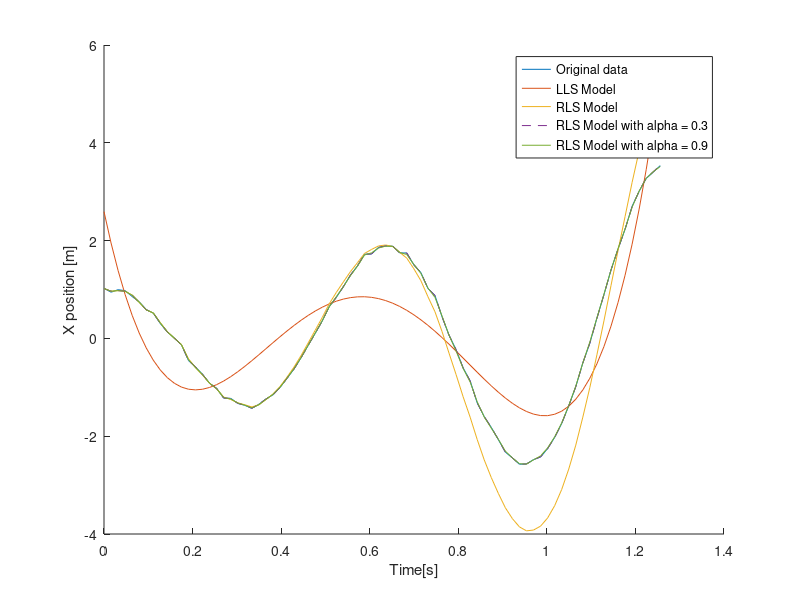
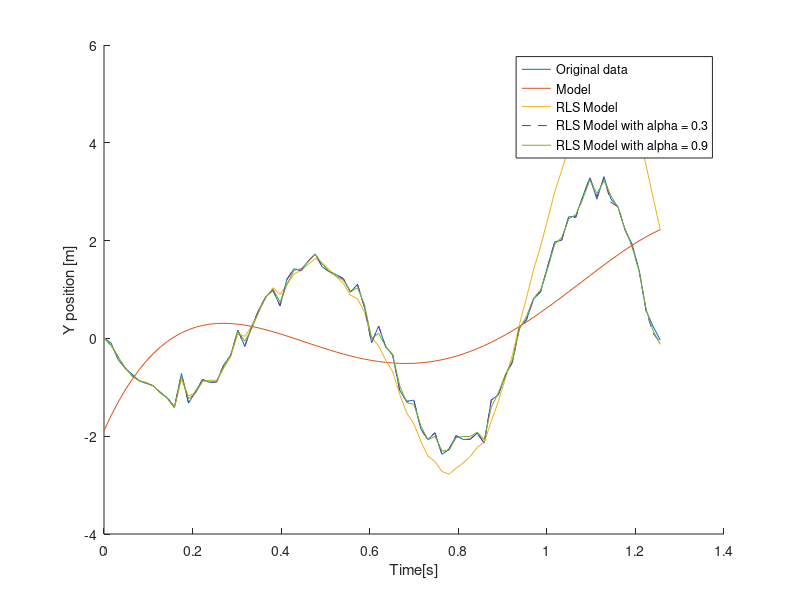
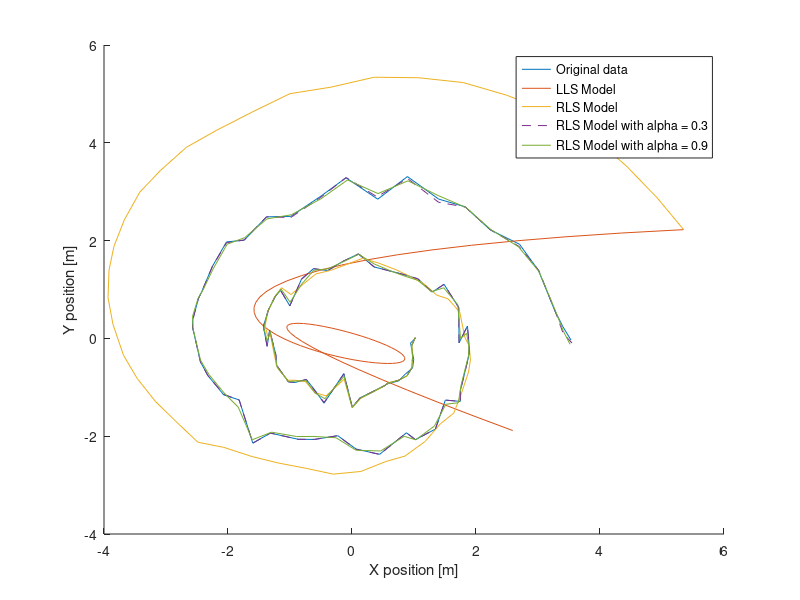

These figures' MATLAB source, in order: (Note: this script raises an error after producing the figures.)

% ---------------  Question 1a ---------------------------
load('exercise8_data.mat');

% Time vector

time = 0;
for n = 1:80
    time(n) = (n-1)*0.0159;
end

time = time';

% Position vectors

X = XYm(:,1);

Y = XYm(:,2);

% LLS estimator

t2=time.^2;
t3=time.^3;
t4=time.^4; 

phi = [ones(80,1), time ,t2 ,t3 ,t4];

% LLS For X

thetax = inv(phi'*phi)*phi'*X;

xmodel = (thetax(1) + time*thetax(2) + t2*thetax(3) + t3*thetax(4) +t4*thetax(5));



% LLS For Y

thetay = inv(phi'*phi)*phi'*Y;

ymodel = (thetay(1) + time*thetay(2) + t2*thetay(3) + t3*thetay(4) +t4*thetay(5));


% ----------------  Question 1b  --------------------

% Recursive Least Squares for X dimension
Qn = phi(1:8,:)'*phi(1:8,:); % Initial value for phi

phiprevious_X = phi(1:8,:); % Initial value for phi

theta_previous_X = inv(phiprevious_X'*phiprevious_X)*phiprevious_X'*X(1:8); % Initial value for theta

X_LLS = (theta_previous_X(1) + time(1:8)*theta_previous_X(2) + t2(1:8)*theta_previous_X(3) + t3(1:8)*theta_previous_X(4) +t4(1:8)*theta_previous_X(5));

for i = 9:80
    Qn_1 = Qn + phi(i,:)'*phi(i,:); % Compute new Q value
    Qn = Qn_1;
    thetanew_X = theta_previous_X+inv(Qn_1)*phi(i,:)'*(X(i)-phi(i,:)*theta_previous_X); % New theta value
    theta_previous_X = thetanew_X; 
    X_RLS_alpha(i) = (thetanew_X(1) + time(i)*thetanew_X(2) + t2(i)*thetanew_X(3) + t3(i)*thetanew_X(4) +t4(i)*thetanew_X(5)); % Calculating X value recursively
end

X_estimated = [X_LLS',X_RLS_alpha(9:80)];


% Recursive Least Squares for Y dimension
Qn = phi(1:8,:)'*phi(1:8,:); % Initial value for phi

phiprevious_Y = phi(1:8,:); % Initial value for phi

theta_previous_Y = inv(phiprevious_Y'*phiprevious_Y)*phiprevious_Y'*Y(1:8); % Initial value for theta

Y_LLS = (theta_previous_Y(1) + time(1:8)*theta_previous_Y(2) + t2(1:8)*theta_previous_Y(3) + t3(1:8)*theta_previous_Y(4) +t4(1:8)*theta_previous_Y(5));

for i = 9:80
    Qn_1 = Qn + phi(i,:)'*phi(i,:); % Compute new Q value
    Qn = Qn_1;
    thetanew_Y = theta_previous_Y+inv(Qn_1)*phi(i,:)'*(Y(i)-phi(i,:)*theta_previous_Y); % New theta value
    theta_previous_Y = thetanew_Y; 
    Y_RLS_alpha(i) = (thetanew_Y(1) + time(i)*thetanew_Y(2) + t2(i)*thetanew_Y(3) + t3(i)*thetanew_Y(4) +t4(i)*thetanew_Y(5)); % Calculating X value recursively
end

Y_estimated = [Y_LLS',Y_RLS_alpha(9:80)];

% ----------------  Question 1c  --------------------

% Using alpha = 0.3

% Recursive Least Squares for X dimension
Qn = phi(1:8,:)'*phi(1:8,:); % Initial value for phi

phiprevious_X = phi(1:8,:); % Initial value for phi

theta_previous_X = inv(phiprevious_X'*phiprevious_X)*phiprevious_X'*X(1:8); % Initial value for theta

X_LLS = (theta_previous_X(1) + time(1:8)*theta_previous_X(2) + t2(1:8)*theta_previous_X(3) + t3(1:8)*theta_previous_X(4) +t4(1:8)*theta_previous_X(5));

for i = 9:80
    Qn_1 = 0.3*Qn + phi(i,:)'*phi(i,:); % Compute new Q value
    Qn = Qn_1;
    thetanew_X = theta_previous_X+inv(Qn_1)*phi(i,:)'*(X(i)-phi(i,:)*theta_previous_X); % New theta value
    theta_previous_X = thetanew_X; 
    X_RLS_alpha(i) = (thetanew_X(1) + time(i)*thetanew_X(2) + t2(i)*thetanew_X(3) + t3(i)*thetanew_X(4) +t4(i)*thetanew_X(5)); % Calculating X value recursively
end

X_estimated_alpha1 = [X_LLS',X_RLS_alpha(9:80)];


% Recursive Least Squares for Y dimension
Qn = phi(1:8,:)'*phi(1:8,:); % Initial value for phi

phiprevious_Y = phi(1:8,:); % Initial value for phi

theta_previous_Y = inv(phiprevious_Y'*phiprevious_Y)*phiprevious_Y'*Y(1:8); % Initial value for theta

Y_LLS = (theta_previous_Y(1) + time(1:8)*theta_previous_Y(2) + t2(1:8)*theta_previous_Y(3) + t3(1:8)*theta_previous_Y(4) +t4(1:8)*theta_previous_Y(5));

for i = 9:80
    Qn_1 = 0.3*Qn + phi(i,:)'*phi(i,:); % Compute new Q value
    Qn = Qn_1;
    thetanew_Y = theta_previous_Y+inv(Qn_1)*phi(i,:)'*(Y(i)-phi(i,:)*theta_previous_Y); % New theta value
    theta_previous_Y = thetanew_Y; 
    Y_RLS_alpha(i) = (thetanew_Y(1) + time(i)*thetanew_Y(2) + t2(i)*thetanew_Y(3) + t3(i)*thetanew_Y(4) +t4(i)*thetanew_Y(5)); % Calculating X value recursively
end

Y_estimated_alpha1 = [Y_LLS',Y_RLS_alpha(9:80)];
% Using alpha = 0.9

% Recursive Least Squares for X dimension
Qn = phi(1:8,:)'*phi(1:8,:); % Initial value for phi

phiprevious_X = phi(1:8,:); % Initial value for phi

theta_previous_X = inv(phiprevious_X'*phiprevious_X)*phiprevious_X'*X(1:8); % Initial value for theta

X_LLS = (theta_previous_X(1) + time(1:8)*theta_previous_X(2) + t2(1:8)*theta_previous_X(3) + t3(1:8)*theta_previous_X(4) +t4(1:8)*theta_previous_X(5));

for i = 9:80
    Qn_1 = 0.7*Qn + phi(i,:)'*phi(i,:); % Compute new Q value
    Qn = Qn_1;
    thetanew_X = theta_previous_X+inv(Qn_1)*phi(i,:)'*(X(i)-phi(i,:)*theta_previous_X); % New theta value
    theta_previous_X = thetanew_X; 
    X_RLS_alpha(i) = (thetanew_X(1) + time(i)*thetanew_X(2) + t2(i)*thetanew_X(3) + t3(i)*thetanew_X(4) +t4(i)*thetanew_X(5)); % Calculating X value recursively
end

X_estimated_alpha2 = [X_LLS',X_RLS_alpha(9:80)];


% Recursive Least Squares for Y dimension
Qn = phi(1:8,:)'*phi(1:8,:); % Initial value for phi

phiprevious_Y = phi(1:8,:); % Initial value for phi

theta_previous_Y = inv(phiprevious_Y'*phiprevious_Y)*phiprevious_Y'*Y(1:8); % Initial value for theta

Y_LLS = (theta_previous_Y(1) + time(1:8)*theta_previous_Y(2) + t2(1:8)*theta_previous_Y(3) + t3(1:8)*theta_previous_Y(4) +t4(1:8)*theta_previous_Y(5));

for i = 9:80
    Qn_1 = 0.7*Qn + phi(i,:)'*phi(i,:); % Compute new Q value
    Qn = Qn_1;
    thetanew_Y = theta_previous_Y+inv(Qn_1)*phi(i,:)'*(Y(i)-phi(i,:)*theta_previous_Y); % New theta value
    theta_previous_Y = thetanew_Y; 
    Y_RLS_alpha(i) = (thetanew_Y(1) + time(i)*thetanew_Y(2) + t2(i)*thetanew_Y(3) + t3(i)*thetanew_Y(4) +t4(i)*thetanew_Y(5)); % Calculating X value recursively
end

Y_estimated_alpha2 = [Y_LLS',Y_RLS_alpha(9:80)];


% ----------------  Question 1d  --------------------
% Recursive Least Squares for Y dimension
Qn = phi(1:8,:)'*phi(1:8,:); % Initial value for phi

phiprevious_Y = phi(1:8,:); % Initial value for phi

theta_previous_Y = inv(phiprevious_Y'*phiprevious_Y)*phiprevious_Y'*Y(1:8); % Initial value for theta

Y_LLS = (theta_previous_Y(1) + time(1:8)*theta_previous_Y(2) + t2(1:8)*theta_previous_Y(3) + t3(1:8)*theta_previous_Y(4) +t4(1:8)*theta_previous_Y(5));

for i = 9:79
 %    Y_RLS_next(i) = phi(1:8)'*theta_previous_Y'
   Y_RLS_next(i) = (theta_previous_Y(1) + time(i+1)*theta_previous_Y(2) + t2(i+1)*theta_previous_Y(3) + t3(i+1)*theta_previous_Y(4) +t4(i+1)*theta_previous_Y(5)); % Calculating X value recursively

    Qn_1 = 0.3*Qn + phi(i,:)'*phi(i,:); % Compute new Q value
    Qn = Qn_1;
    thetanew_Y = theta_previous_Y+inv(Qn_1)*phi(i,:)'*(Y_RLS_next(i)-phi(i,:)*theta_previous_Y); % New theta value
    theta_previous_Y = thetanew_Y; 
end

Y_estimated_nextstep = [Y_LLS',Y_RLS_next(9:79)];



figure
hold on 
plot(time,X);
plot(time,xmodel);
plot(time,X_estimated)
plot(time,X_estimated_alpha1,'--')
plot(time,X_estimated_alpha2)
xlabel('Time[s]')
ylabel('X position [m]')
legend('Original data', 'LLS Model', 'RLS Model', 'RLS Model with alpha = 0.3', 'RLS Model with alpha = 0.9')
hold off

figure
hold on
plot(time,Y);
plot(time,ymodel);
plot(time,Y_estimated)
plot(time,Y_estimated_alpha1,'--')
plot(time,Y_estimated_alpha2)
%plot(time,Y_estimated_nextstep)
xlabel('Time[s]')
ylabel('Y position [m]')
legend('Original data', 'Model', 'RLS Model', 'RLS Model with alpha = 0.3', 'RLS Model with alpha = 0.9','next step extimate')

% X-Y fit

figure 
hold on
plot(X,Y)
plot(xmodel, ymodel)
plot(X_estimated, Y_estimated)
plot(X_estimated_alpha1, Y_estimated_alpha1,'--')
plot(X_estimated_alpha2, Y_estimated_alpha2)
xlabel('X position [m]')
ylabel('Y position [m]')
legend('Original data', 'LLS Model', 'RLS Model', 'RLS Model with alpha = 0.3', 'RLS Model with alpha = 0.9')
hold off

%% Question 2
load('exercise8_data.mat');
% Parameters
L = 0.6;
RL = 0.2;
RR = 0.2;
t = 0.0159;
x0 = [0,0,0]';
param = [RL, RR, L]';
deltaT = t;

% Time
time = 0;
for n = 1:91
    time(n) = (n-1)*0.0159;
end

% a), b), c)
euler = sim_euler(t,x0,u,param);

% d)
rk4 = sim_rk4(t,x0,u,param);

% It can be seen a small difference along the X-Y position graph.
% This is due that the Runge-Kutta method has an accuracy in the order of
% O(h^n), which is much highier than the Euler approximation.

figure
hold on
plot(euler(:,1),euler(:,2))
plot(rk4(:,1),rk4(:,2))
xlabel('X position [m]')
ylabel('Y position [m]')
legend('Euler', 'Runge-kutta')
legend('Location','best')
hold off
